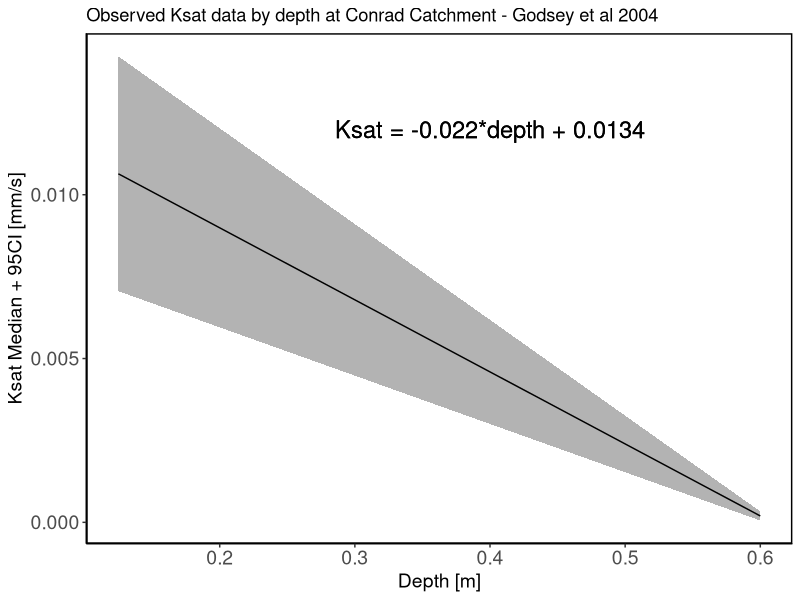
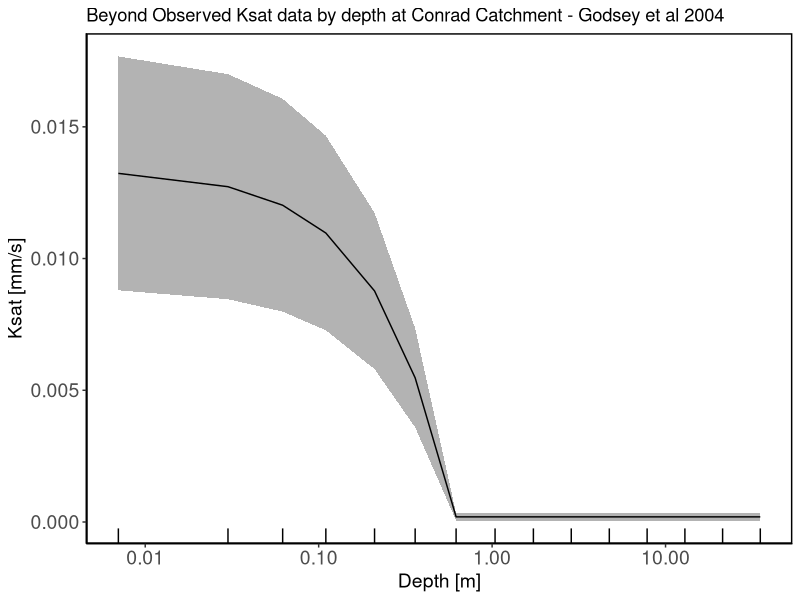
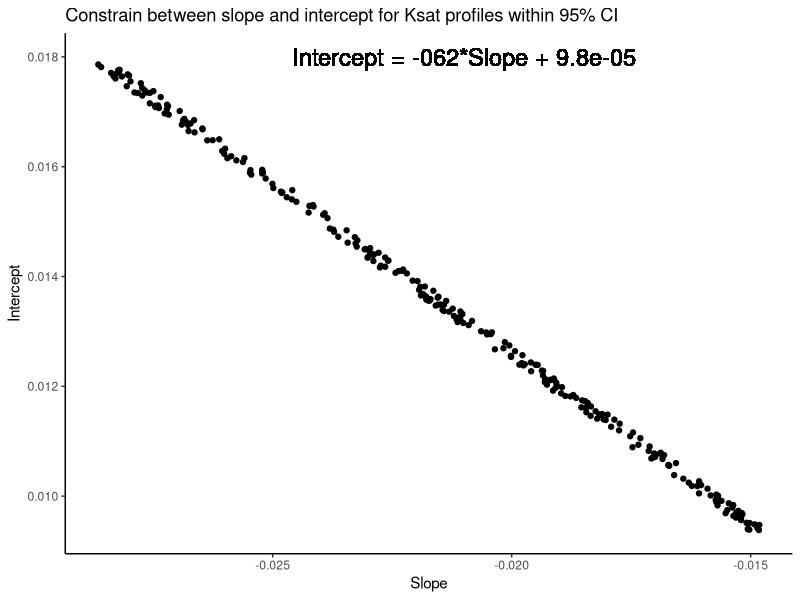
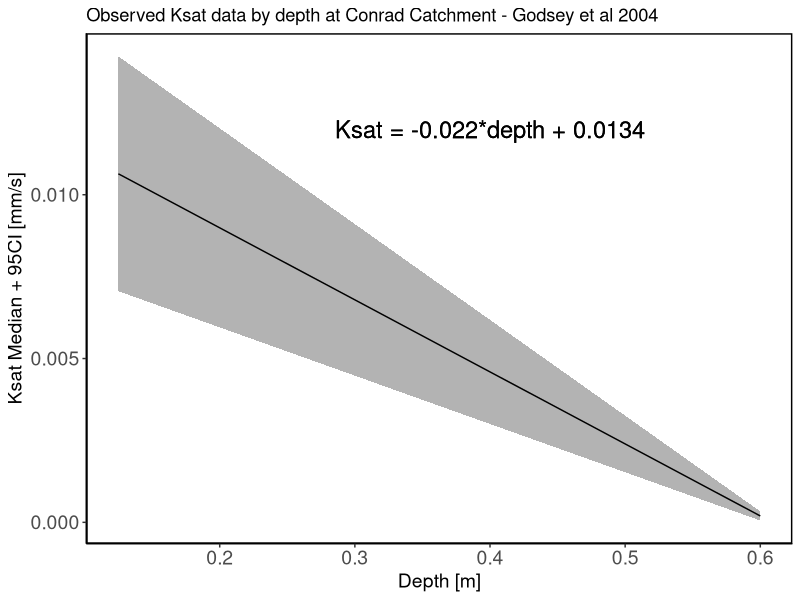
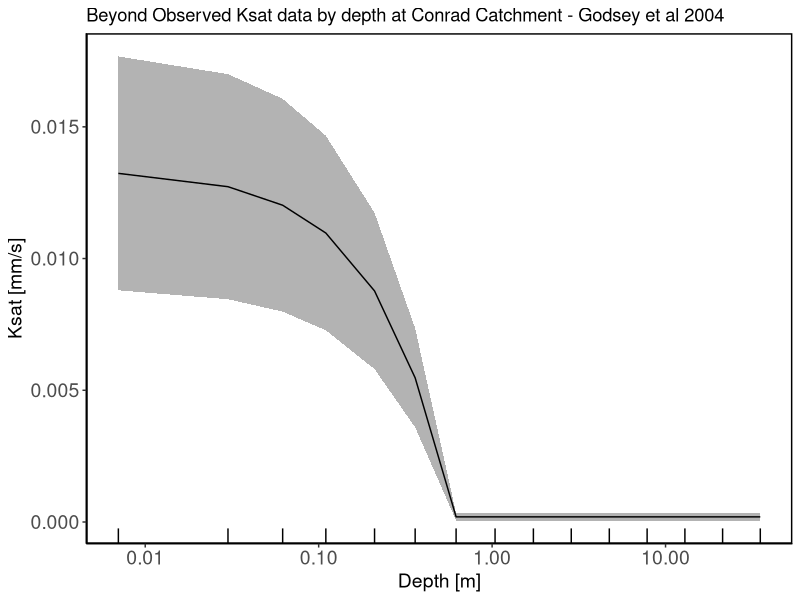
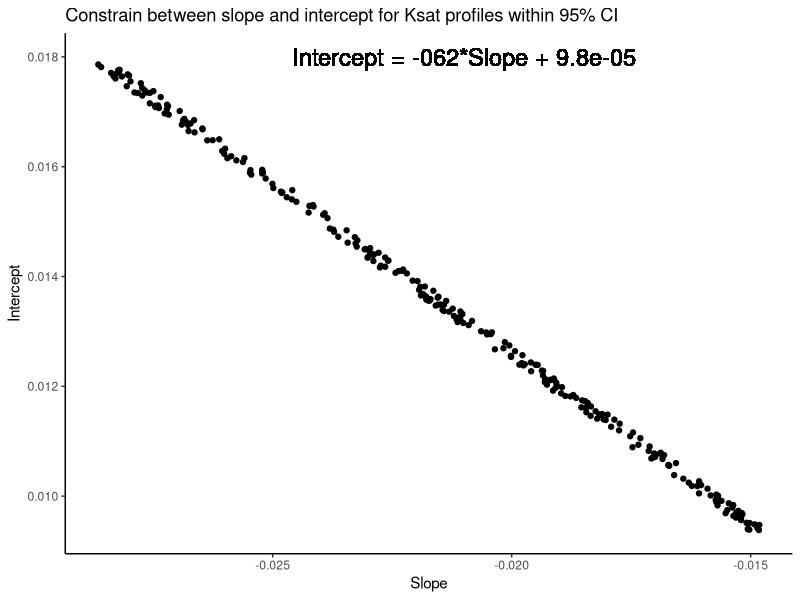

R code for these plots, in order: (Note: this script raises an error after producing the figures.)

# For Conrad catchment observed median Ksat (Lower95%CI, Upper95%CI) 
# for 12.5 cm depth is 38.3 mm/hr (25.4, 51.2, n = 75), while for 60 cm depth 0.7 (0.2, 1.2, n = 40) mm/hr. For reference a storm with 12.5 mm/hr rainfall intensity has a 0.2 probability of occuring in any given rainfall event (Kinner and Stallard 2004).
# In mm/s: for 12.5 cm depth: 0.01063889 (0.007055556, 0.01422222) & for 60 cm depth 0.0001944444 (5.555556e-05, 0.0003333333)
ksat_data = data.frame(depth = c(0.125, 0.60),
                       ksat_median = c(0.01063889, 0.0001944444),
                       ksat_lower = c(0.007055556, 5.555556e-05),
                       ksat_upper = c(0.01422222, 0.0003333333))
# equation for median ksat_obs: y = mx + b; 
# m = (y2-y1)/(x2-x1); b = y- mx
m.median <- c(ksat_data$ksat_median[1] - ksat_data$ksat_median[2])/c(ksat_data$depth[1] - ksat_data$depth[2])
b.median <- ksat_data$ksat_median[1] - m.median*ksat_data$depth[1]
m.median; b.median
# -0.02198831;0.01338743
## see if we get correct y:
m.median*ksat_data$depth[1] + b.median
# 0.01063889
## Equation for lower 95% CI
m.lower <- c(ksat_data$ksat_lower[1] - ksat_data$ksat_lower[2])/c(ksat_data$depth[1] - ksat_data$depth[2])
b.lower <- ksat_data$ksat_lower[1] - m.lower*ksat_data$depth[1]
m.lower; b.lower
# -0.01473684;0.008897661
## see if we get correct y:
m.lower*ksat_data$depth[1] + b.lower
# 0.007055556

# Equation for upper 95% CI
m.upper <- c(ksat_data$ksat_upper[2] - ksat_data$ksat_upper[1])/c(ksat_data$depth[2] - ksat_data$depth[1])
b.upper <- ksat_data$ksat_upper[1] - m.upper*ksat_data$depth[1] 
m.upper; b.upper
# -0.02923976;0.01787719
## see if we get correct y:
m.upper*ksat_data$depth[2] + b.upper
# 0.0003333333

library(tidyverse)
p1 <- ggplot(ksat_data, aes(x = depth)) +
  geom_ribbon(aes(ymin = ksat_lower, ymax = ksat_upper), fill = "grey70") +
  geom_line(aes(y = ksat_median)) + 
  ylab("Ksat Median + 95CI [mm/s]") + xlab("Depth [m]") +
  ggtitle("Observed Ksat data by depth at Conrad Catchment - Godsey et al 2004") +
  geom_text(aes(x = 0.4, y = 0.012, label = "Ksat = -0.022*depth + 0.0134"), size = 6) +
  theme(axis.text.y   = element_text(size=14),
        axis.text.x   = element_text(size=14),
        axis.title.y  = element_text(size=14),
        axis.title.x  = element_text(size=14),
        panel.background = element_blank(),
        panel.grid.major = element_blank(), 
        panel.grid.minor = element_blank(),
        axis.line = element_line(colour = "black"),
        panel.border = element_rect(colour = "black", fill=NA, size=1)
  )
p1
ggsave(file.path("figures/Ksat_profiles/Observed Ksat data by depth at Conrad Catchment - Godsey et al 2004.pdf"), 
       height = 5, width = 5.5, units='in')

## ksat range required:
# CLM file SoilStateType.F90 line 725
#this%hksat_col(c,lev)  = this%hksat_adj_col(c) * (uncon_frac*uncon_hksat + (perc_frac*om_frac)*om_hksat)

ksat <- data.frame(depth = c(0.007, 0.03, 0.062, 0.11, 0.21, 0.36, 0.62, 1.04, 1.73, 2.86, 
                             4.74, 7.83, 12.93, 21.33, 35.18),
                   #from this%hksat_col(1,1:10) when txr.4 used with hksat_adj = 1:
                   model_ksat = c(0.0013939390371644, 0.0013939390371644, 0.0013939390371644, 
                                  0.00118079650702902, 0.00115943202825438, 0.0011387174232642,
                                  0.00135779423336252, 0.00148280472100791, 0.0015091553933691, 
                                  0.0014569141456897, 0.0014569141456897, 0.0014569141456897,
                                  0.0014569141456897, 0.0014569141456897, 0.0014569141456897)) %>% 
  ## from depth 10 - 15 same ksat values, as same texture and OM
  mutate(ksat_median = m.median*depth + b.median,
         ksat_median = replace(ksat_median, depth > 0.6, ksat_data$ksat_median[2]),
         ksat_lower = m.lower*depth + b.lower,
         ksat_lower = replace(ksat_lower, depth > 0.6, ksat_data$ksat_lower[2]),
         ksat_upper = m.upper*depth + b.upper,
         ksat_upper = replace(ksat_upper, depth > 0.6, ksat_data$ksat_upper[2]))
ksat  
# all depths
# [1]  0.007100635  0.027925000  0.062258575  0.118865065  0.212193400  0.366065800  0.619758487
# [8]  1.038027048  1.727635264  2.864607096  4.739156723  7.829766273 12.925320625 21.326469421
# [15] 35.177619934
p2 <- ggplot(ksat, aes(x = depth)) +
  scale_x_log10() + geom_rug() +
  ylab("Ksat [mm/s]") + xlab("Depth [m]") +
  theme(axis.text.y   = element_text(size=14),
        axis.text.x   = element_text(size=14),
        axis.title.y  = element_text(size=14),
        axis.title.x  = element_text(size=14),
        panel.background = element_blank(),
        panel.grid.major = element_blank(), 
        panel.grid.minor = element_blank(),
        axis.line = element_line(colour = "black"),
        panel.border = element_rect(colour = "black", fill=NA, size=1)
  )
p2 +  geom_ribbon(aes(ymin = ksat_lower, ymax = ksat_upper), fill = "grey70") +
  geom_line(aes(y = ksat_median)) + 
  ggtitle("Beyond Observed Ksat data by depth at Conrad Catchment - Godsey et al 2004")
ggsave(file.path("figures/Ksat_profiles/Using Observed Ksat data by depth at Conrad Catchment - Godsey et al 2004.pdf"), 
         height = 5, width = 5.5, units='in')
# Generating parameter ensembles
## by randomly selecting m and b within the 95% CI range, 
# however m & b cannot be completely independent, so removing those y = mx+b 
# that go beyond the observed intercept for depth 0.6
## changing negative slopes to positive as qunif won't work otherwise
info <- list(par.names = c("m", "b"), min.param = c(-m.lower, b.lower), 
             max.param = c(-m.upper, b.upper)) 
# $par.names
# [1] "m" "b"
# 
# $min.param
# [1] 0.014736843 0.008897661
# 
# $max.param
# [1] 0.02923976 0.01787719

n.sam <- 10000
n.par <- length(info$par.names)
grid <- lhs::randomLHS(n.sam, n.par)
params.1 <- matrix(0, n.sam, n.par)
colnames(params.1) <- info$par.names
## generating ensembles
for (i in 1: n.sam) {
  for (j in 1: n.par) {
    params.1[i, j] <- qunif(grid[i, j], min = info$min.param[j], max = info$max.param[j])
  }
}
summary(params.1)
# m                 b           
# Min.   :0.01474   Min.   :0.008899  
# 1st Qu.:0.01836   1st Qu.:0.011143  
# Median :0.02199   Median :0.013388  
# Mean   :0.02199   Mean   :0.013387  
# 3rd Qu.:0.02561   3rd Qu.:0.015632  
# Max.   :0.02924   Max.   :0.017877
params.1[,"m"] <- -params.1[,"m"]
ksat_boot.1 <- data.frame(depth = ksat$depth)
samp.remove <- vector()
for(i in 1: n.sam){
  col.i <- paste0("ksat.", i)
  ksat_boot.1[, col.i] <- params.1[i, "m"]*ksat_boot.1$depth + params.1[i, "b"]
  # however m & b cannot be completely indeependent, so removing those y = mx+b 
  # that go beyond the observed intercept for depth 0.6
  if (ksat_boot.1[ksat_boot.1$depth == 0.620, col.i] < ksat_data$ksat_lower[2] || ksat_boot.1[ksat_boot.1$depth == 0.620, col.i] > ksat_data$ksat_upper[2] ) {
    samp.remove <- c(samp.remove, i)}
}
ksat_boot.accept <- ksat_boot.1[, -(samp.remove + 1)]
ncol(ksat_boot.accept) -1
## very few profiles would get generated this way
params.accept <- data.frame(params.1[-samp.remove,])
ggplot(params.accept, aes(x = m, y = b)) +
  geom_point() + theme_classic() + xlab("Slope") + ylab("Intercept") +
  geom_text(aes(x = -0.021, y = 0.018, label = "Intercept = -062*Slope + 9.8e-05"), size = 6) +
  ggtitle("Constrain between slope and intercept for Ksat profiles within 95% CI")
ggsave(file.path("figures/Ksat_profiles/Constrain between slope and intercept for Ksat profiles within 95CI.pdf"), 
       height = 5, width = 5.5, units='in')

## using the constrain between acceptable m and b
lm1 <- lm(b ~ m, data = params.accept)
## generating 10000 ensembles
params.2 <- data.frame(m = params.1[, "m"], b = predict(lm1, newdata = data.frame(m = params.1[, "m"])))

ksat_boot.2 <- data.frame(depth = ksat$depth)
samp.remove.2 <- vector()
for(i in 1: n.sam){
  col.i <- paste0("ksat.", i)
  ksat_boot.2[, col.i] <- params.2[i, "m"]*ksat_boot.2$depth + params.2[i, "b"]
  # however m & b cannot be completely indeependent, so removing those y = mx+b 
  # that go beyond the observed intercept for depth 0.6
  if (ksat_boot.2[ksat_boot.2$depth == 0.620, col.i] < ksat_data$ksat_lower[2] || ksat_boot.2[ksat_boot.2$depth == 0.620, col.i] > ksat_data$ksat_upper[2] ) {
    samp.remove.2 <- c(samp.remove.2, i)}
  ## saturating function beyond the observed data range of depths
  ksat_boot.2[ksat_boot.2$depth < 0.2, col.i] <- params.2[i, "m"]*0.125 + params.2[i, "b"]
  ksat_boot.2[ksat_boot.2$depth > 0.6, col.i] <- params.2[i, "m"]*0.6 + params.2[i, "b"]
}
samp.remove.2 # should be zero
write.csv(ksat_boot.2, file = "data-raw/Ten thousand bootstrapped Ksat profiles within 95CI of observed data.csv", row.names = FALSE)
ksat_boot.long.2 <- gather(ksat_boot.2[,1:201], key = "sample", value = "ksat", -depth)
summary(ksat_boot.long.2)
# depth           sample               ksat          
# Min.   : 0.007   Length:3000        Min.   :0.0004829  
# 1st Qu.: 0.110   Class :character   1st Qu.:0.0006126  
# Median : 1.040   Mode  :character   Median :0.0007297  
# Mean   : 5.936                      Mean   :0.0043582  
# 3rd Qu.: 7.830                      3rd Qu.:0.0090461  
# Max.   :35.180                      Max.   :0.0146341 
p2 %+% ksat_boot.long.2 +
  geom_line(aes(y = ksat, group = sample, color = sample), show.legend = FALSE) +
  ggtitle("Bootstrapped Ksat profiles within observed 95% CI")
ggsave(file.path("figures/Ksat_profiles/Bootstrapped Ksat profiles within observed 95CI_random_two_hundred.pdf"), 
       height = 5, width = 5.5, units='in')

### generating only 10 equidistant values of m in the range
few.samp <- 20
m.few <- -seq(from = -max(params.accept$m), to = -min(params.accept$m), length.out = few.samp)
params.3 <- data.frame(m = m.few, b = predict(lm1, newdata = data.frame(m = m.few)))

ksat_boot.3 <- data.frame(depth = ksat$depth)
samp.remove.3 <- vector()
for(i in 1: few.samp){
  col.i <- paste0("ksat.", i)
  ksat_boot.3[, col.i] <- params.3[i, "m"]*ksat_boot.3$depth + params.3[i, "b"]
  # however m & b cannot be completely indeependent, so removing those y = mx+b 
  # that go beyond the observed intercept for depth 0.6
  if (ksat_boot.3[ksat_boot.3$depth == 0.620, col.i] < ksat_data$ksat_lower[2] || ksat_boot.3[ksat_boot.3$depth == 0.620, col.i] > ksat_data$ksat_upper[2] ) {
    samp.remove.3 <- c(samp.remove.3, i)}
  ## saturating funciton beyond the observed data range of depths
  ksat_boot.3[ksat_boot.3$depth < 0.3, col.i] <- params.3[i, "m"]*0.125 + params.3[i, "b"]
  ksat_boot.3[ksat_boot.3$depth > 0.6, col.i] <- params.3[i, "m"]*0.6 + params.3[i, "b"]
}
samp.remove.3 # should be 0
write.csv(ksat_boot.3, file = "data-raw/Few bootstrapped Ksat profiles within 95CI of 
                                        observed data.csv", row.names = FALSE)
ksat_boot.long.3 <- gather(ksat_boot.3, key = "sample", value = "ksat", -depth)
# summary(ksat_boot.long.3)
# depth           sample               ksat          
# Min.   : 0.007   Length:150         Min.   :0.0004962  
# 1st Qu.: 0.110   Class :character   1st Qu.:0.0005888  
# Median : 1.040   Mode  :character   Median :0.0006815  
# Mean   : 5.936                      Mean   :0.0044057  
# 3rd Qu.: 7.830                      3rd Qu.:0.0092268  
# Max.   :35.180                      Max.   :0.0141033
p2 %+% ksat_boot.long.3 +
  geom_line(aes(y = ksat, group = sample, color = sample), show.legend = FALSE) +
  ggtitle("Few Bootstrapped Ksat profiles within observed 95% CI")
ggsave(file.path("figures/Ksat_profiles/Few Bootstrapped Ksat profiles within observed 95CI_random_two_hundred.pdf"), 
       height = 5, width = 5.5, units='in')
